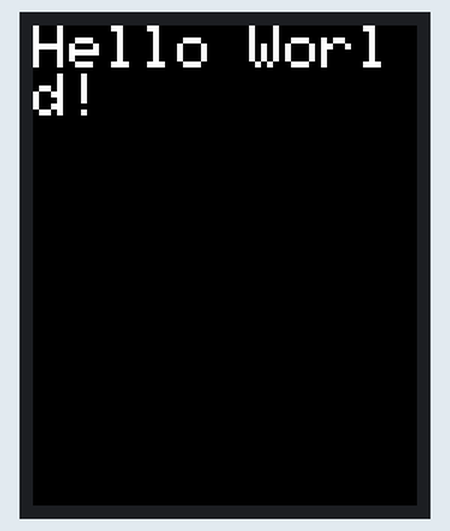
Recording of a sketch running on a simulated Arduino Uno, built with avr-gcc and run on an emulated ATmega328P. On the bench: 128×160 colour display.

Above: at 0.2 s.

The sketch:

ST7735S.ino
```cpp
#include <Adafruit_GFX.h>
#include <Adafruit_ST7735.h>

#define TFT_SCLK 2
#define TFT_MOSI 3
#define TFT_RST 10
#define TFT_CS 7
#define TFT_DC 6

Adafruit_ST7735 tft = Adafruit_ST7735(TFT_CS, TFT_DC, TFT_MOSI, TFT_SCLK, TFT_RST);


void setup() {
  // put your setup code here, to run once:
  tft.initR(INITR_BLACKTAB);  // initialize a ST7735S chip, black tab
  tft.fillScreen(ST77XX_BLACK);
  tft.setTextColor(ST77XX_WHITE);
  tft.setTextSize(2);
  tft.println("Hello World!");
}

void loop() {
  // put your main code here, to run repeatedly:

}
```
